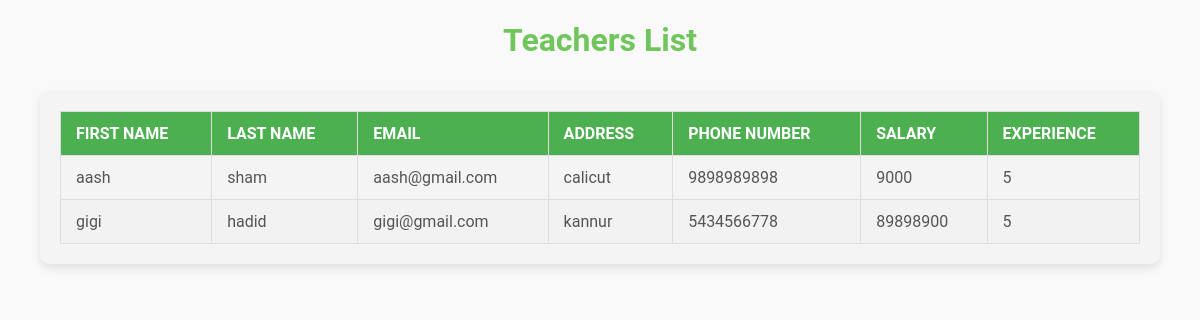
Before: /viewteacher/ with the older database file.
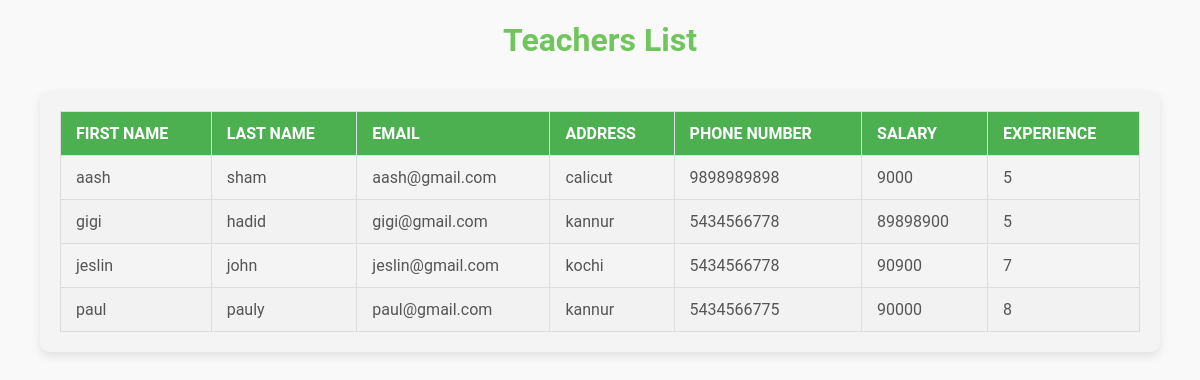
After: the same page with the newer database file.
### studentapp/models.py (models this page shows)
class Teacher(models.Model):
    teacher_id=models.ForeignKey(User,on_delete=models.CASCADE)
    address=models.CharField(max_length=255)
    phone_number=models.IntegerField()
    salary=models.IntegerField()
    experience=models.IntegerField()

class User(AbstractUser):
    usertype=models.CharField(max_length=50)

### studentapp/views.py (the view)
# urls.py: path("viewteacher/",viewteacher,name='viewteacher'),
def viewteacher(request):
    x=Teacher.objects.all()
    return render(request,"viewteacher.html",{"data":x})

### studentapp/templates/viewteacher.html (shortened to what this page needs)
<!DOCTYPE html>
<html lang="en">
<head>
</head>
<body>
    <h1>Teachers List</h1>
    <div class="table-container">
        <table>
            <thead>
                <tr>
                    <th>First Name</th>
                    <th>Last Name</th>
                    <th>Email</th>
                    <th>Address</th>
                    <th>Phone Number</th>
                    <th>Salary</th>
                    <th>Experience</th>
                </tr>
            </thead>
            <tbody>
                {% for i in data %}
                <tr>
                    <td>{{ i.teacher_id.first_name }}</td>
                    <td>{{ i.teacher_id.last_name }}</td>
                    <td>{{ i.teacher_id.email }}</td>
                    <td>{{ i.address }}</td>
                    <td>{{ i.phone_number }}</td>
                    <td>{{ i.salary }}</td>
                    <td>{{ i.experience }}</td>
                </tr>
                {% endfor %}
            </tbody>
        </table>
    </div>
</body>
</html>

### studentapp/templates/viewteacher.html (style rules this page uses)
:root { --accent-color: #71c55d; --secondary-color: #f4f4f4; --text-color: #333; --table-header-color: #4CAF50; --table-header-text: #fff; }
html, body { margin: 0; padding: 0; font-family: 'Roboto', Helvetica, Arial, sans-serif; background: #f9f9f9; color: var(--text-color); }
body { flex-direction: column; min-height: 100vh; }
h1 { text-align:center ; margin-bottom: 1em; font-size: 2em; color: var(--accent-color); }
.table-container { width: 90%; max-width: 1200px; background: var(--secondary-color); padding: 20px; margin: 1em auto; border-radius: 10px; box-shadow: 0 4px 10px rgba(0, 0, 0, 0.1); }
table { width: 100%; border-collapse: collapse; margin: 0 auto; text-align: left; }
th, td { padding: 12px 15px; border: 1px solid #ddd; }
th { background: var(--table-header-color); color: var(--table-header-text); font-weight: bold; text-transform: uppercase; }
tr:nth-child(even) { background: #f2f2f2; }
td { color: #555; }

Changed rows visible on the page:
added Teacher: teacher_id.first_name "jeslin", teacher_id.last_name "john", teacher_id.email "jeslin@gmail.com", address "kochi", phone_number "5434566778", salary "90900", experience "7"
added Teacher: teacher_id.first_name "paul", teacher_id.last_name "pauly", teacher_id.email "paul@gmail.com", address "kannur", phone_number "5434566775", salary "90000", experience "8"
